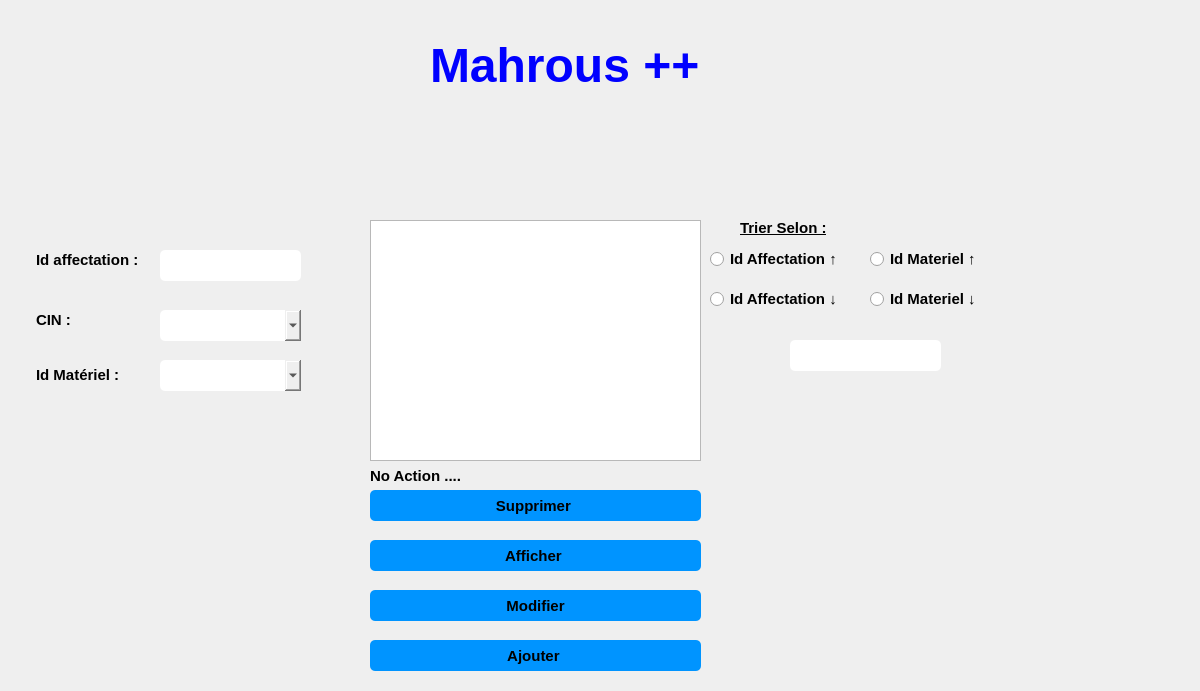
<?xml version="1.0" encoding="UTF-8"?>
<ui version="4.0">
 <class>affectation</class>
 <widget class="QDialog" name="affectation">
  <property name="geometry">
   <rect>
    <x>0</x>
    <y>0</y>
    <width>1200</width>
    <height>691</height>
   </rect>
  </property>
  <property name="windowTitle">
   <string>Dialog</string>
  </property>
  <widget class="QTableView" name="afficher_affectation">
   <property name="geometry">
    <rect>
     <x>370</x>
     <y>220</y>
     <width>331</width>
     <height>241</height>
    </rect>
   </property>
   <property name="styleSheet">
    <string notr="true">QScrollBar:vertical {
                 background: #0094ff;
                }
                QScrollBar:horizontal {
                 background: #0094ff;
                }

QTableView  
{  
  qproperty-currentItemBackground: #cccccc;  
}</string>
   </property>
  </widget>
  <widget class="QLineEdit" name="cx_id_affectation">
   <property name="geometry">
    <rect>
     <x>160</x>
     <y>250</y>
     <width>141</width>
     <height>31</height>
    </rect>
   </property>
   <property name="styleSheet">
    <string notr="true">QLineEdit {
padding: 5px;
border-radius: 5px;

font-weight: bold;
}</string>
   </property>
  </widget>
  <widget class="QLabel" name="label">
   <property name="geometry">
    <rect>
     <x>36</x>
     <y>250</y>
     <width>121</width>
     <height>20</height>
    </rect>
   </property>
   <property name="text">
    <string>&lt;html&gt;&lt;head/&gt;&lt;body&gt;&lt;p&gt;&lt;span style=&quot; font-size:11pt; font-weight:600;&quot;&gt;Id affectation :&lt;/span&gt;&lt;/p&gt;&lt;/body&gt;&lt;/html&gt;</string>
   </property>
  </widget>
  <widget class="QLabel" name="label_2">
   <property name="geometry">
    <rect>
     <x>36</x>
     <y>310</y>
     <width>101</width>
     <height>20</height>
    </rect>
   </property>
   <property name="text">
    <string>&lt;html&gt;&lt;head/&gt;&lt;body&gt;&lt;p&gt;&lt;span style=&quot; font-size:11pt; font-weight:600;&quot;&gt;CIN :&lt;/span&gt;&lt;/p&gt;&lt;/body&gt;&lt;/html&gt;</string>
   </property>
  </widget>
  <widget class="QLabel" name="label_3">
   <property name="geometry">
    <rect>
     <x>36</x>
     <y>365</y>
     <width>101</width>
     <height>20</height>
    </rect>
   </property>
   <property name="text">
    <string>&lt;html&gt;&lt;head/&gt;&lt;body&gt;&lt;p&gt;&lt;span style=&quot; font-size:11pt; font-weight:600;&quot;&gt;Id Matériel :&lt;/span&gt;&lt;/p&gt;&lt;/body&gt;&lt;/html&gt;</string>
   </property>
  </widget>
  <widget class="QPushButton" name="pushButton">
   <property name="geometry">
    <rect>
     <x>370</x>
     <y>640</y>
     <width>331</width>
     <height>31</height>
    </rect>
   </property>
   <property name="font">
    <font>
     <pointsize>11</pointsize>
     <weight>75</weight>
     <bold>true</bold>
    </font>
   </property>
   <property name="styleSheet">
    <string notr="true">QPushButton {
padding: 5px;
border-radius: 5px;
background-color:#0094ff;
font-weight: bold;
}
QPushButton:hover
{
color :white;
}</string>
   </property>
   <property name="text">
    <string>Ajouter </string>
   </property>
  </widget>
  <widget class="QPushButton" name="pushButton_2">
   <property name="geometry">
    <rect>
     <x>370</x>
     <y>540</y>
     <width>331</width>
     <height>31</height>
    </rect>
   </property>
   <property name="font">
    <font>
     <pointsize>11</pointsize>
     <weight>75</weight>
     <bold>true</bold>
    </font>
   </property>
   <property name="styleSheet">
    <string notr="true">QPushButton {
padding: 5px;
border-radius: 5px;
background-color:#0094ff;
font-weight: bold;
}
QPushButton:hover
{
color :white;
}</string>
   </property>
   <property name="text">
    <string>Afficher </string>
   </property>
  </widget>
  <widget class="QComboBox" name="comboBox_cin">
   <property name="geometry">
    <rect>
     <x>160</x>
     <y>310</y>
     <width>141</width>
     <height>31</height>
    </rect>
   </property>
   <property name="styleSheet">
    <string notr="true">
padding: 5px;
border-radius: 5px;

font-weight: bold;
</string>
   </property>
  </widget>
  <widget class="QComboBox" name="comboBox_materiel">
   <property name="geometry">
    <rect>
     <x>160</x>
     <y>360</y>
     <width>141</width>
     <height>31</height>
    </rect>
   </property>
   <property name="styleSheet">
    <string notr="true">
padding: 5px;
border-radius: 5px;

font-weight: bold;
</string>
   </property>
  </widget>
  <widget class="QPushButton" name="pushButton_3">
   <property name="geometry">
    <rect>
     <x>370</x>
     <y>490</y>
     <width>331</width>
     <height>31</height>
    </rect>
   </property>
   <property name="font">
    <font>
     <pointsize>11</pointsize>
     <weight>75</weight>
     <bold>true</bold>
    </font>
   </property>
   <property name="styleSheet">
    <string notr="true">QPushButton {
padding: 5px;
border-radius: 5px;
background-color:#0094ff;
font-weight: bold;
}
QPushButton:hover
{
color :white;
}</string>
   </property>
   <property name="text">
    <string>Supprimer </string>
   </property>
  </widget>
  <widget class="QPushButton" name="pushButton_4">
   <property name="geometry">
    <rect>
     <x>370</x>
     <y>590</y>
     <width>331</width>
     <height>31</height>
    </rect>
   </property>
   <property name="font">
    <font>
     <pointsize>11</pointsize>
     <weight>75</weight>
     <bold>true</bold>
    </font>
   </property>
   <property name="styleSheet">
    <string notr="true">QPushButton {
padding: 5px;
border-radius: 5px;
background-color:#0094ff;
font-weight: bold;
}
QPushButton:hover
{
color :white;
}</string>
   </property>
   <property name="text">
    <string>Modifier</string>
   </property>
  </widget>
  <widget class="QLabel" name="label_4">
   <property name="geometry">
    <rect>
     <x>270</x>
     <y>330</y>
     <width>201</width>
     <height>16</height>
    </rect>
   </property>
   <property name="text">
    <string/>
   </property>
  </widget>
  <widget class="QLabel" name="pic">
   <property name="geometry">
    <rect>
     <x>0</x>
     <y>0</y>
     <width>1200</width>
     <height>691</height>
    </rect>
   </property>
   <property name="text">
    <string/>
   </property>
  </widget>
  <widget class="QPushButton" name="pushButton_5">
   <property name="geometry">
    <rect>
     <x>710</x>
     <y>330</y>
     <width>41</width>
     <height>41</height>
    </rect>
   </property>
   <property name="font">
    <font>
     <pointsize>11</pointsize>
     <weight>75</weight>
     <bold>true</bold>
    </font>
   </property>
   <property name="styleSheet">
    <string notr="true">QPushButton { border: none;image :url(C:/Users/ASUS/Downloads/loupe.png);}
QPushButton:hover
{
border: none;image :url(C:/Users/ASUS/Downloads/business-and-finance (3).png);
}
</string>
   </property>
   <property name="text">
    <string/>
   </property>
  </widget>
  <widget class="QLineEdit" name="Recherche">
   <property name="geometry">
    <rect>
     <x>790</x>
     <y>340</y>
     <width>151</width>
     <height>31</height>
    </rect>
   </property>
   <property name="styleSheet">
    <string notr="true">QLineEdit {
padding: 5px;
border-radius: 5px;

font-weight: bold;
}</string>
   </property>
  </widget>
  <widget class="QRadioButton" name="radioButton">
   <property name="geometry">
    <rect>
     <x>710</x>
     <y>250</y>
     <width>141</width>
     <height>18</height>
    </rect>
   </property>
   <property name="font">
    <font>
     <pointsize>11</pointsize>
     <weight>75</weight>
     <bold>true</bold>
    </font>
   </property>
   <property name="text">
    <string>Id Affectation ↑</string>
   </property>
  </widget>
  <widget class="QRadioButton" name="radioButton_2">
   <property name="geometry">
    <rect>
     <x>870</x>
     <y>250</y>
     <width>141</width>
     <height>18</height>
    </rect>
   </property>
   <property name="font">
    <font>
     <pointsize>11</pointsize>
     <weight>75</weight>
     <bold>true</bold>
    </font>
   </property>
   <property name="text">
    <string>Id Materiel ↑</string>
   </property>
  </widget>
  <widget class="QRadioButton" name="radioButton_3">
   <property name="geometry">
    <rect>
     <x>710</x>
     <y>290</y>
     <width>141</width>
     <height>18</height>
    </rect>
   </property>
   <property name="font">
    <font>
     <pointsize>11</pointsize>
     <weight>75</weight>
     <bold>true</bold>
    </font>
   </property>
   <property name="text">
    <string>Id Affectation ↓</string>
   </property>
  </widget>
  <widget class="QRadioButton" name="radioButton_4">
   <property name="geometry">
    <rect>
     <x>870</x>
     <y>290</y>
     <width>121</width>
     <height>18</height>
    </rect>
   </property>
   <property name="font">
    <font>
     <pointsize>11</pointsize>
     <weight>75</weight>
     <bold>true</bold>
    </font>
   </property>
   <property name="text">
    <string>Id Materiel ↓</string>
   </property>
  </widget>
  <widget class="QLabel" name="label_5">
   <property name="geometry">
    <rect>
     <x>370</x>
     <y>460</y>
     <width>331</width>
     <height>31</height>
    </rect>
   </property>
   <property name="font">
    <font>
     <pointsize>11</pointsize>
     <weight>75</weight>
     <bold>true</bold>
    </font>
   </property>
   <property name="text">
    <string>No Action ....</string>
   </property>
  </widget>
  <widget class="QLabel" name="label_6">
   <property name="geometry">
    <rect>
     <x>740</x>
     <y>220</y>
     <width>101</width>
     <height>16</height>
    </rect>
   </property>
   <property name="font">
    <font>
     <pointsize>11</pointsize>
     <weight>75</weight>
     <bold>true</bold>
     <underline>true</underline>
    </font>
   </property>
   <property name="text">
    <string>Trier Selon :</string>
   </property>
  </widget>
  <widget class="QLabel" name="label_11">
   <property name="geometry">
    <rect>
     <x>430</x>
     <y>30</y>
     <width>331</width>
     <height>71</height>
    </rect>
   </property>
   <property name="text">
    <string>&lt;html&gt;&lt;head/&gt;&lt;body&gt;&lt;p&gt;&lt;span style=&quot; font-size:36pt; font-weight:600; color:#0000ff;&quot;&gt;Mahrous ++&lt;/span&gt;&lt;/p&gt;&lt;/body&gt;&lt;/html&gt;</string>
   </property>
  </widget>
  <zorder>pic</zorder>
  <zorder>afficher_affectation</zorder>
  <zorder>cx_id_affectation</zorder>
  <zorder>label</zorder>
  <zorder>label_2</zorder>
  <zorder>label_3</zorder>
  <zorder>pushButton</zorder>
  <zorder>pushButton_2</zorder>
  <zorder>comboBox_cin</zorder>
  <zorder>comboBox_materiel</zorder>
  <zorder>pushButton_3</zorder>
  <zorder>pushButton_4</zorder>
  <zorder>label_4</zorder>
  <zorder>pushButton_5</zorder>
  <zorder>Recherche</zorder>
  <zorder>radioButton</zorder>
  <zorder>radioButton_2</zorder>
  <zorder>radioButton_3</zorder>
  <zorder>radioButton_4</zorder>
  <zorder>label_5</zorder>
  <zorder>label_6</zorder>
  <zorder>label_11</zorder>
 </widget>
 <resources/>
 <connections/>
</ui>
